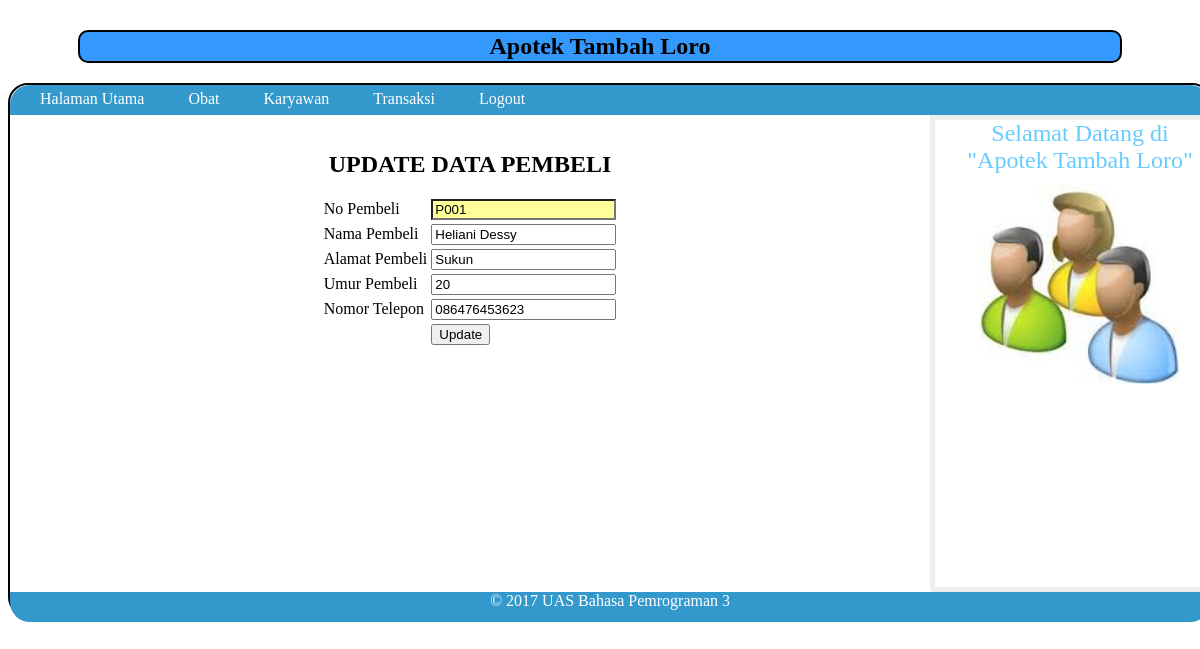
Screenshot of /admin/pembeli/update.php?id=P001 with the database file from the repository.
### tables this page shows
CREATE TABLE IF NOT EXISTS `pembeli` (
  `no_pembeli` varchar(5) NOT NULL,
  `nama_pembeli` varchar(30) NOT NULL,
  `alamat_pembeli` varchar(50) NOT NULL,
  `umur_pembeli` varchar(15) NOT NULL,
  `tlp_pembeli` varchar(15) NOT NULL,
  PRIMARY KEY (`no_pembeli`)
);

### admin/pembeli/update.php (the view, shortened to what this page needs)
<?php
$edit=$_GET['id'];
$query=mysql_query("select * from pembeli where no_pembeli='$edit'");
$fr=mysql_fetch_array($query);
?>
<html>
<link rel="stylesheet" type="text/css" href="../../css.css">
<body>
<center>
<h2><b> Apotek Tambah Loro </b></h2>
</center>
<div class="wrapper">
		<nav>
		<ul>
	<li><a href="../../admin.php"> Halaman Utama </a></li>
    <li><a href="../obat/tampil.php"> Obat </a></li>
    <li><a href="../karyawan/tampil.php"> Karyawan</a></li>
    <li><a href="../transaksi/tampil.php"> Transaksi</a></li>
    <li><a href="../../logout.php"> Logout</a></li></aside>
   		</ul>
		</nav>
<section class="courses">
<article>
<br>
<center>
<br><b><font size="+2">UPDATE DATA PEMBELI</font></b>
<br /><br />
<form method="post" action="proses_update.php">
<table>
<tr>
<td> No Pembeli </td>
<td> <input type="text" name="no_pembeli" value="<?php echo $fr[no_pembeli] ?>" style="background-color:#FFFF99" readonly="readonly"/></td></tr>
<tr>
<td> Nama Pembeli </td>
<td> <input type="text" name="nama_pembeli" value="<?php echo $fr[nama_pembeli]?>" /></td></tr>
<tr>
<td> Alamat Pembeli </td>
<td> <input type="text" name="alamat_pembeli" value="<?php echo $fr[alamat_pembeli]?>" /></td></tr>
<tr>
<td> Umur Pembeli </td>
<td> <input type="text" name="umur_pembeli" value="<?php echo $fr[umur_pembeli]?>" /></td></tr>
<tr>
<td> Nomor Telepon </td>
<td> <input type="text" name="tlp_pembeli" value="<?php echo $fr[tlp_pembeli]?>" /></td></tr>
<tr>
<td> <td> <input type="submit" name="update" value="Update" /> </td></td></tr>
</table>
</form>
</center>
</article>
	</section>
    <aside>
    <section class="contact-details">
<h3><font size="+2"><center>Selamat Datang di "Apotek Tambah Loro"</center></font></h3>
	</section>
	<section class="popular-recipes">
<center><img src="../../gambar/login.jpg" width="200" height="200"></center>
	</section>
	</aside>
<footer><center>
&copy; 2017 UAS Bahasa Pemrograman 3
</center></footer>
</div>

### css.css (style rules this page uses)
.wrapper { width: 1200px; height:530px; margin: 18px auto 18px auto; border: 2px solid #000000; background-color: #ffffff; border-bottom-left-radius:20px; border-bottom-right-radius:20px; border-top-left-radius:20px; border-top-right-radius:20px; }
nav { clear: both; color: #ffffff; background-color: #3399CC; height: 30px; border-top-left-radius:20px; border-top-right-radius:20px; }
nav ul { margin: 0px; padding: 5px 0px 5px 30px; }
nav li { display: inline; margin-right: 40px; }
nav li a { color: #ffffff; }
section.courses { float: left; width: 920px; }
article { clear: both; overflow: auto; width: 100%; }
aside { width: 250px; height: 457px; float: left; padding: 0px 0px 10px 20px; border: 5px solid #eeeeee; }
a { color: #3399FF; text-decoration: none; }
h1, h2, h3 { font-weight: normal; }
h2 { padding: 1px; color: #000; background-color:#39F; border-radius:1px; border:2px solid #000; margin-left:70px; margin-right:70px; border-bottom-left-radius:10px; border-bottom-right-radius:10px; border-top-left-radius:10px; border-top-right-radius:10px; margin-top: 30px; }
h3 { margin: 0px 0px 10px 0px; color: #66CCFF; }
footer { clear: both; color: #ffffff; background-color:#3399CC; height: 30px; border-bottom-left-radius:20px; border-bottom-right-radius:20px; }

### rows the page displays
pembeli: no_pembeli "P001", nama_pembeli "Heliani Dessy", alamat_pembeli "Sukun", umur_pembeli "20", tlp_pembeli "086476453623"
